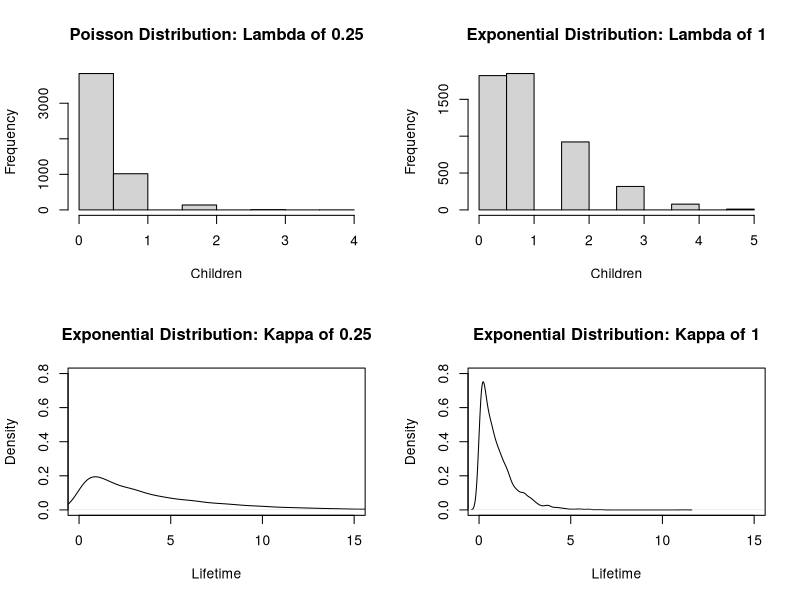

This chart was generated by the following R code:
## ---- chunk 1
library(dplyr)
library(tidyr)
library(ggplot2)
library(ggthemes)
library(magrittr)
library(knitr)
library(scatterplot3d)
library(doParallel)
## ---- chunk 2
dir <- "~/DataScience/SMU/QTW/Unit12/CaseStudy/"
setwd(dir)
knitr::opts_knit$set(root.dir = dir)
knitr::opts_chunk$set(echo = FALSE)
## ---- chunk 3

set.seed(1)
par(mfrow=c(2,2))
hist(rpois(5000, 0.25), 
     main = 'Poisson Distribution: Lambda of 0.25', 
     xlab = "Children")
hist(rpois(5000,1), 
     main = 'Exponential Distribution: Lambda of 1', 
     xlab = "Children")
plot(density(rexp(5000, 0.25)),
     main = 'Exponential Distribution: Kappa of 0.25', 
     xlab = "Lifetime", 
     ylim=c(0,0.8),
     xlim=c(0,15))
plot(density(rexp(5000, 1)), 
     main = 'Exponential Distribution: Kappa of 1', 
     xlab = "Lifetime", 
     ylim=c(0,0.8),
     xlim=c(0,15))


#prob0 <- dpois(x = 0:max.col(mcGrid), lambda = 2.5)
#prob1 <- dpois(x = 0:max.col(mcGrid1), lambda = 2.5)
